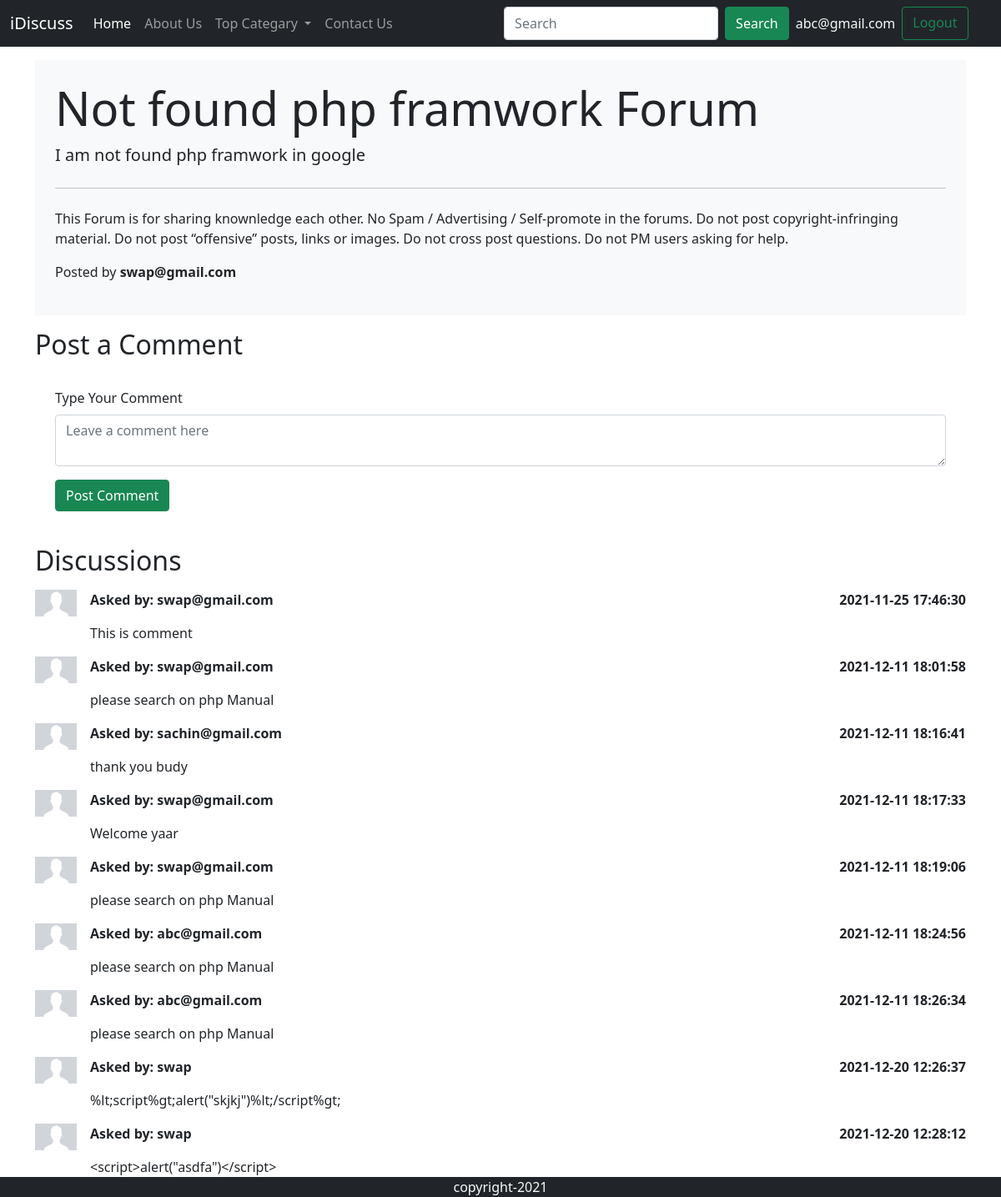
Screenshot of /thread.php?thrdid=2 (signed in) with the database file from the repository.
### tables this page shows
CREATE TABLE `threads` (
  `thrd_id` int(11) NOT NULL,
  `thrd_title` varchar(255) NOT NULL,
  `thrd_desc` text NOT NULL,
  `thrd_cat_id` int(11) NOT NULL,
  `thrd_user_id` int(11) NOT NULL,
  `date` datetime NOT NULL DEFAULT current_timestamp(),
  `sts` int(11) NOT NULL
);

CREATE TABLE `users` (
  `sno` int(11) NOT NULL,
  `email` varchar(110) NOT NULL,
  `password` varchar(200) NOT NULL,
  `date` datetime NOT NULL DEFAULT current_timestamp(),
  `sts` int(11) NOT NULL
);

CREATE TABLE `comments` (
  `cmt_id` int(11) NOT NULL,
  `cmt_content` text NOT NULL,
  `thrd_id` int(11) NOT NULL,
  `cmt_by` int(11) NOT NULL,
  `date` datetime NOT NULL DEFAULT current_timestamp(),
  `sts` int(11) NOT NULL
);

### thread.php (the view, shortened to what this page needs)
<!doctype html>
<html lang="en">
<head>
    <link href="https://cdn.jsdelivr.net/npm/bootstrap@5.0.2/dist/css/bootstrap.min.css" rel="stylesheet"
>
</head>
<body>
    <?php
    include './partial/db.php';
  include './partial/_header.php';
?>
    <?php
            $tid=$_GET['thrdid'];
            $sql="SELECT * FROM `threads` WHERE thrd_id=$tid";
            $result=mysqli_query($conn, $sql);
            while($row= mysqli_fetch_assoc($result)){
               $thrdtitle=$row['thrd_title'];
                $desc=$row['thrd_desc'];
                $thrd_user_id=$row['thrd_user_id'];
               $sql2="SELECT * FROM `users` where sno=$thrd_user_id";
               $result2=mysqli_query($conn, $sql2);
               $row2=mysqli_fetch_assoc($result2);
               $posted_by=$row2['email'];
            }
  ?>
    <div class="container my-3">
        <div class="jumbotron bg-light p-4">
            <h1 class="display-4"> <?php echo $thrdtitle; ?> Forum</h1>
            <p class="lead"><?php echo $desc; ?></p>
            <hr class="my-4">
            <p>This Forum is for sharing knownledge each other.
                No Spam / Advertising / Self-promote in the forums.
                Do not post copyright-infringing material.
                Do not post “offensive” posts, links or images.
                Do not cross post questions.
                Do not PM users asking for help.
            </p>
            <p class="lead">
               <p >Posted by <b><?php echo  $posted_by; ?> </b></p>
            </p>
        </div>
    </div>
    <?php
    if(isset($_SESSION['loggedin']) && $_SESSION['loggedin']==true ){
       echo '<div class="container my-2">
        <h2> Post a Comment</h2>
        <form class="p-4" action="'. $_SERVER['REQUEST_URI'].'" method="post">
            <div class="mb-3">
                <label for="exampleInputPassword1" class="form-label">Type Your Comment</label>
                <textarea class="form-control" placeholder="Leave a comment here" id="comment" name="comment"></textarea>
                <input type="hidden"  name="sno" value="'.$_SESSION['sno'].'">
                </div>
            <button type="submit" class="btn btn-success">Post Comment</button>
        </form>
    </div>';
}
else{
     echo '<div class="container"> <h2> Post a Comment</h2>
     <p class="lead">You are not logged in. Please login to able to post comment.</p></div>';
}
    ?>
    <div class="container my-3">
        <h2>Discussions</h2>
         <?php
            $tid=$_GET['thrdid'];
            $sql="SELECT * FROM `comments` WHERE thrd_id=$tid ";
            $result=mysqli_query($conn, $sql);
            while($row= mysqli_fetch_assoc($result)){
               $content=$row['cmt_content'];
               $cmt_time=$row['date'];
               $thrd_user_id=$row['cmt_by'];
               $sql2="SELECT * FROM `users` where sno=$thrd_user_id";
               $result2=mysqli_query($conn, $sql2);
               $row2=mysqli_fetch_assoc($result2);
       echo '<div class="d-flex py-2">
            <div class="flex-shrink-0 center">
                <img src="./img/user.png" width="50px" alt="...">
            </div>
            <div class="flex-grow-1 ms-3">
                <p class="fw-bold">Asked by: ' .$row2['email'].' <span class="float-end">'.$cmt_time.'</span></p>
                '.$content.'
            </div>
        </div>';
    }
    ?>
    </div>
    <?php include './partial/_footer.php' ?>
</body>
</html>

### rows the page displays
threads: thrd_title "Not found php framwork", thrd_desc "I am not found php framwork in google"
users: email "swap@gmail.com"
comments: users.email "swap@gmail.com", date "2021-11-25 17:46:30", cmt_content "This is comment"
comments: users.email "swap@gmail.com", date "2021-12-11 18:01:58", cmt_content "please search on php Manual"
comments: users.email "sachin@gmail.com", date "2021-12-11 18:16:41", cmt_content "thank you budy"
comments: users.email "swap@gmail.com", date "2021-12-11 18:17:33", cmt_content "Welcome yaar"
comments: users.email "swap@gmail.com", date "2021-12-11 18:19:06", cmt_content "please search on php Manual"
comments: users.email "abc@gmail.com", date "2021-12-11 18:24:56", cmt_content "please search on php Manual"
comments: users.email "abc@gmail.com", date "2021-12-11 18:26:34", cmt_content "please search on php Manual"
comments: users.email "swap", date "2021-12-20 12:26:37", cmt_content "%lt;script%gt;alert(\"skjkj\")%lt;/script%gt;"
comments: users.email "swap", date "2021-12-20 12:28:12", cmt_content "<script>alert(\"asdfa\")</script>"

### other values shown
$_SESSION['useremail'] "abc@gmail.com"
